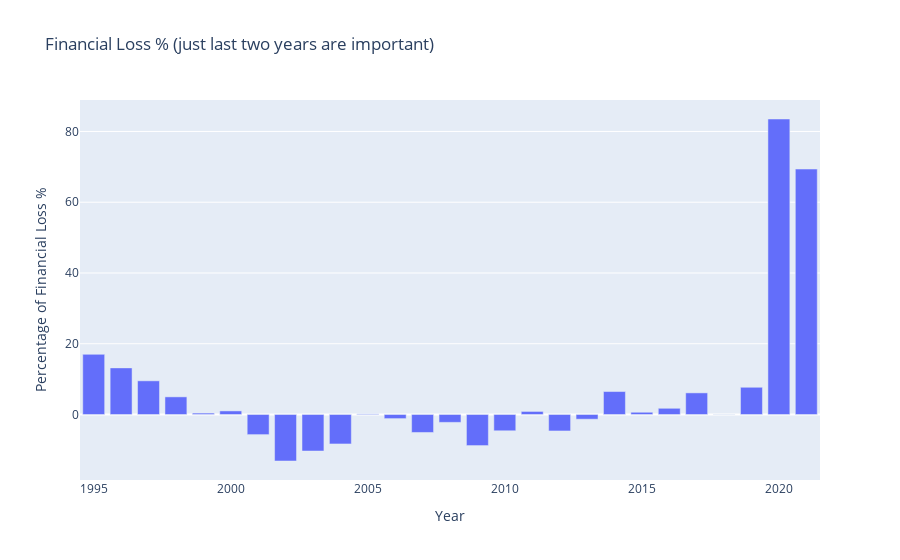

Write notebook code for a chart like this one.
### Markdown cell above
## covid-19가 지난 2년간 전체 박스오피스에 미치는 영향은?

### Code cell
Data_Annual_Ticket['Percentage of Financial Loss'] = (Data_Annual_Ticket['TOTAL BOX OFFICE WITHOUT COVID']-
                                                     Data_Annual_Ticket['TOTAL BOX OFFICE'])/Data_Annual_Ticket['TOTAL BOX OFFICE WITHOUT COVID'] * 100

px.bar(Data_Annual_Ticket,x='YEAR', y='Percentage of Financial Loss',
      labels={'YEAR' :"Year", "Percentage of Financial Loss": "Percentage of Financial Loss %"},
      title='Financial Loss % (just last two years are important)')

### Figure 1 — Plotly figure (JSON) as saved in the notebook; plotly's stock layout.template omitted (floating-point values rounded to 4 significant figures)
{"data": [{"alignmentgroup": "True", "hovertemplate": "Year=%{x}<br>Percentage of Financial Loss %=%{y}<extra></extra>", "legendgroup": "", "marker": {"color": "#636efa"}, "name": "", "offsetgroup": "", "orientation": "v", "showlegend": false, "textposition": "auto", "type": "bar", "x": [2021, 2020, 2019, 2018, 2017, 2016, 2015, 2014, 2013, 2012, 2011, 2010, 2009, 2008, 2007, 2006, 2005, 2004, 2003, 2002, 2001, 2000, 1999, 1998, 1997, 1996, 1995], "xaxis": "x", "y": [69.37, 83.52, 7.697, 0.02188, 6.111, 1.754, 0.6344, 6.49, -1.328, -4.652, 0.8655, -4.601, -8.786, -2.222, -5.08, -1.163, 0.163, -8.328, -10.33, -13.14, -5.687, 1.01, 0.395, 4.984, 9.518, 13.17, 17.0], "yaxis": "y"}], "layout": {"barmode": "relative", "legend": {"tracegroupgap": 0}, "title": {"text": "Financial Loss % (just last two years are important)"}, "xaxis": {"anchor": "y", "domain": [0, 1], "title": {"text": "Year"}}, "yaxis": {"anchor": "x", "domain": [0, 1], "title": {"text": "Percentage of Financial Loss %"}}}}
